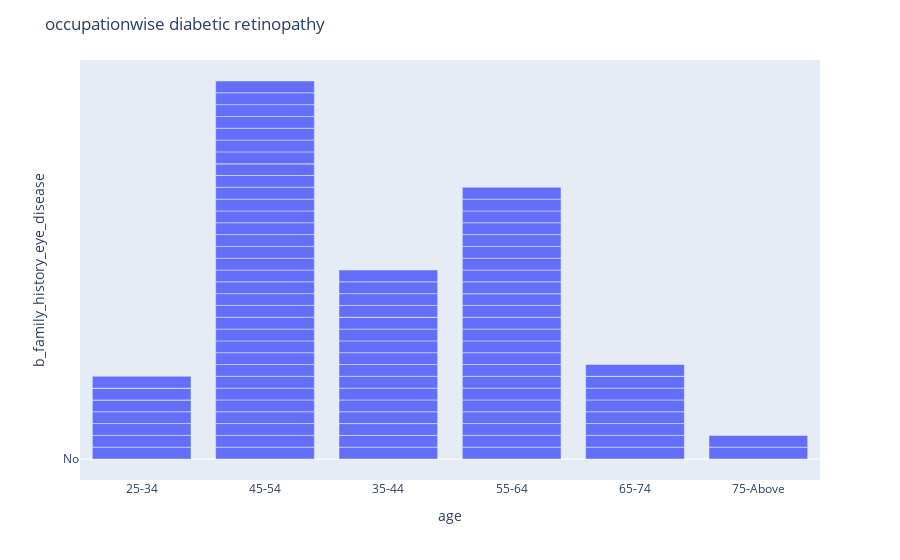

Notebook code cell kept with this figure:
### Code cell
fig = px.bar(data, y='b_family_history_eye_disease', x='age')
fig.update_layout(title='occupationwise diabetic retinopathy')
fig.show()

### Figure 1 — Plotly figure (JSON) as saved in the notebook; plotly's stock layout.template omitted (floating-point values rounded to 4 significant figures)
{"data": [{"alignmentgroup": "True", "hovertemplate": "age=%{x}<br>b_family_history_eye_disease=%{y}<extra></extra>", "legendgroup": "", "marker": {"color": "#636efa"}, "name": "", "offsetgroup": "", "orientation": "v", "showlegend": false, "textposition": "auto", "type": "bar", "x": ["25-34", "45-54", "35-44", "45-54", "45-54", "35-44", "35-44", "55-64", "35-44", "55-64", "55-64", "35-44", "35-44", "25-34", "35-44", "25-34", "25-34", "25-34", "45-54", "55-64", "45-54", "45-54", "35-44", "55-64", "65-74", "45-54", "65-74", "55-64", "35-44", "65-74", "45-54", "45-54", "45-54", "65-74", "35-44", "55-64", "55-64", "65-74", "45-54", "25-34", "55-64", "55-64", "55-64", "45-54", "45-54", "65-74", "25-34", "45-54", "35-44", "55-64", "35-44", "45-54", "55-64", "45-54", "45-54", "45-54", "35-44", "45-54", "45-54", "45-54", "45-54", "45-54", "45-54", "35-44", "65-74", "45-54", "35-44", "25-34", "75-Above", "45-54", "65-74", "45-54", "55-64", "25-34", "35-44", "55-64", "55-64", "35-44", "55-64", "75-Above", "45-54", "35-44", "45-54", "25-34", "45-54", "45-54", "55-64", "45-54", "55-64", "55-64", "55-64", "45-54", "45-54", "65-74", "45-54", "25-34", "25-34", "45-54", "35-44", "35-44", "55-64", "55-64", "35-44", "45-54", "55-64"], "xaxis": "x", "y": ["No", "No", "No", "Yes", "Yes", "Yes", "Yes", "Yes", "No", "Yes", "Yes", "Yes", "No", "No", "Yes", "Yes", "Yes", "Yes", "Yes", "Yes", "Yes", "Yes", "Yes", "Yes", "Yes", "Yes", "Yes", "Yes", "Yes", "Yes", "Yes", "Yes", "Yes", "Yes", "Yes", "Yes", "Yes", "Yes", "Yes", "Yes", "Yes", "Yes", "Yes", "Yes", "Yes", "Yes", "Yes", "Yes", "Yes", "Yes", "Yes", "Yes", "Yes", "Yes", "Yes", "Yes", "Yes", "Yes", "Yes", "Yes", "Yes", "Yes", "Yes", "Yes", "Yes", "Yes", "Yes", "No", "Yes", "No", "No", "No", "Yes", "Yes", "No", "No", "Yes", "No", "Yes", "Yes", "Yes", "Yes", "No", "No", "No", "Yes", "Yes", "Yes", "Yes", "Yes", "Yes", "Yes", "Yes", "Yes", "Yes", "No", "Yes", "Yes", "Yes", "Yes", "Yes", "Yes", "Yes", "Yes", "Yes"], "yaxis": "y"}], "layout": {"barmode": "relative", "legend": {"tracegroupgap": 0}, "margin": {"t": 60}, "title": {"text": "occupationwise diabetic retinopathy"}, "xaxis": {"anchor": "y", "domain": [0, 1], "title": {"text": "age"}}, "yaxis": {"anchor": "x", "domain": [0, 1], "title": {"text": "b_family_history_eye_disease"}}}}
